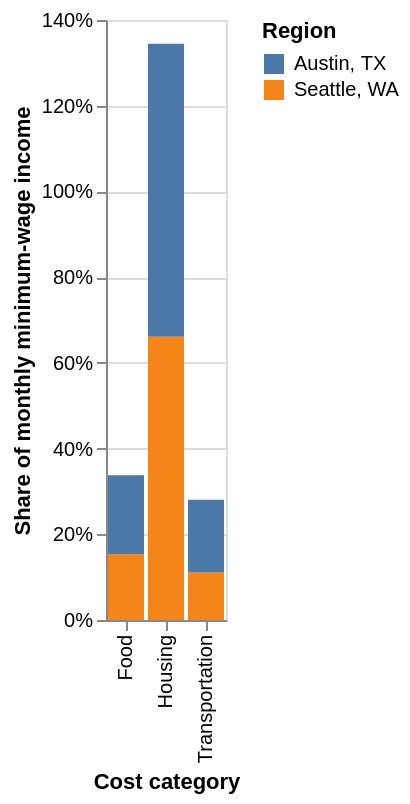

Express this chart as Vega-Lite.
### Vega-Lite specification from a JSON file in a GitHub repository (floating-point values rounded to 4 significant figures)
{"$schema": "https://vega.github.io/schema/vega-lite/v5.json", "description": "Portfolio-safe Vega-Lite pattern for comparing minimum wage with selected cost-of-living categories.", "data": {"values": [{"region": "Seattle, WA", "year": 2025, "category": "Housing", "monthly_cost": 1850, "monthly_wage_income": 2800}, {"region": "Seattle, WA", "year": 2025, "category": "Food", "monthly_cost": 430, "monthly_wage_income": 2800}, {"region": "Seattle, WA", "year": 2025, "category": "Transportation", "monthly_cost": 310, "monthly_wage_income": 2800}, {"region": "Austin, TX", "year": 2025, "category": "Housing", "monthly_cost": 1450, "monthly_wage_income": 2120}, {"region": "Austin, TX", "year": 2025, "category": "Food", "monthly_cost": 390, "monthly_wage_income": 2120}, {"region": "Austin, TX", "year": 2025, "category": "Transportation", "monthly_cost": 360, "monthly_wage_income": 2120}]}, "transform": [{"calculate": "datum.monthly_wage_income - datum.monthly_cost", "as": "affordability_gap"}, {"calculate": "datum.monthly_cost / datum.monthly_wage_income", "as": "cost_share"}], "params": [{"name": "region_select", "select": {"type": "point", "fields": ["region"]}, "bind": "legend"}], "mark": {"type": "bar", "tooltip": true}, "encoding": {"x": {"field": "category", "type": "nominal", "title": "Cost category"}, "y": {"field": "cost_share", "type": "quantitative", "axis": {"format": "%"}, "title": "Share of monthly minimum-wage income"}, "color": {"field": "region", "type": "nominal", "title": "Region"}, "opacity": {"condition": {"param": "region_select", "value": 1}, "value": 0.35}, "tooltip": [{"field": "region", "type": "nominal"}, {"field": "category", "type": "nominal"}, {"field": "monthly_cost", "type": "quantitative", "format": "$,.0f"}, {"field": "monthly_wage_income", "type": "quantitative", "format": "$,.0f"}, {"field": "affordability_gap", "type": "quantitative", "format": "$,.0f"}, {"field": "cost_share", "type": "quantitative", "format": ".1%"}]}}
